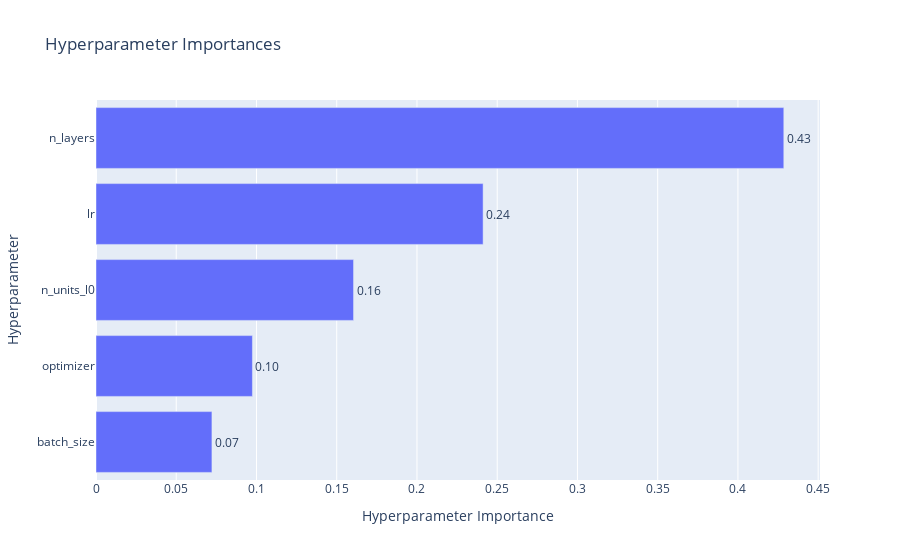
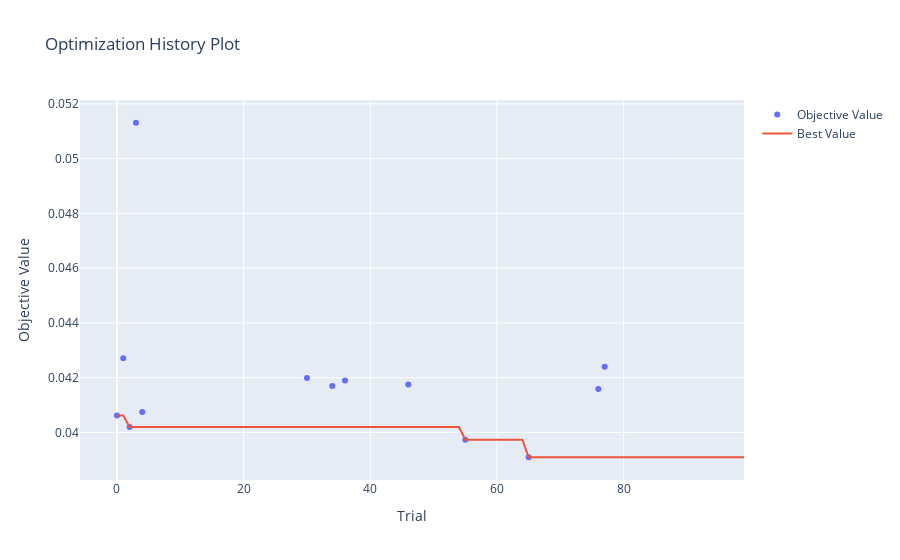
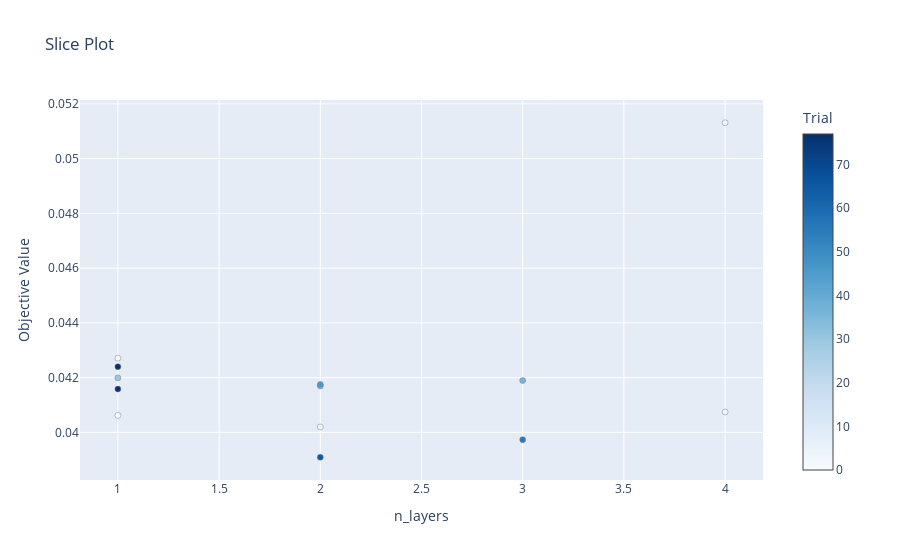

These figures' notebook cell, in order:
### Code cell
optuna.visualization.plot_param_importances(study).show()
optuna.visualization.plot_optimization_history(study).show()
optuna.visualization.plot_slice(study, params = ['n_layers']).show()

### Figure 1 — Plotly figure (JSON) as saved in the notebook; plotly's stock layout.template omitted (floating-point values rounded to 4 significant figures)
{"data": [{"cliponaxis": false, "hovertemplate": ["batch_size (IntDistribution): 0.0722399425192793<extra></extra>", "optimizer (CategoricalDistribution): 0.09747683836550357<extra></extra>", "n_units_l0 (IntDistribution): 0.16048478856517615<extra></extra>", "lr (FloatDistribution): 0.24121764637485052<extra></extra>", "n_layers (IntDistribution): 0.42858078417519035<extra></extra>"], "name": "Objective Value", "orientation": "h", "text": ["0.07", "0.10", "0.16", "0.24", "0.43"], "textposition": "outside", "type": "bar", "x": [0.07224, 0.09748, 0.1605, 0.2412, 0.4286], "y": ["batch_size", "optimizer", "n_units_l0", "lr", "n_layers"]}], "layout": {"title": {"text": "Hyperparameter Importances"}, "xaxis": {"title": {"text": "Hyperparameter Importance"}}, "yaxis": {"title": {"text": "Hyperparameter"}}}}

### Figure 2 — Plotly figure (JSON) as saved in the notebook; plotly's stock layout.template omitted (floating-point values rounded to 4 significant figures)
{"data": [{"mode": "markers", "name": "Objective Value", "type": "scatter", "x": [0, 1, 2, 3, 4, 30, 34, 36, 46, 55, 65, 76, 77], "y": [0.04062, 0.04271, 0.0402, 0.05131, 0.04075, 0.04199, 0.0417, 0.04189, 0.04175, 0.03973, 0.03909, 0.04158, 0.0424]}, {"mode": "lines", "name": "Best Value", "type": "scatter", "x": [0, 1, 2, 3, 4, 5, 6, 7, 8, 9, 10, 11, 12, 13, 14, 15, 16, 17, 18, 19, 20, 21, 22, 23, 24, 25, 26, 27, 28, 29, 30, 31, 32, 33, 34, 35, 36, 37, 38, 39, 40, 41, 42, 43, 44, 45, 46, 47, 48, 49, 50, 51, 52, 53, 54, 55, 56, 57, 58, 59, 60, 61, 62, 63, 64, 65, 66, 67, 68, 69, 70, 71, 72, 73, 74, 75, 76, 77, 78, 79, 80, 81, 82, 83, 84, 85, 86, 87, 88, 89, 90, 91, 92, 93, 94, 95, 96, 97, 98, 99], "y": [0.04062, 0.04062, 0.0402, 0.0402, 0.0402, 0.0402, 0.0402, 0.0402, 0.0402, 0.0402, 0.0402, 0.0402, 0.0402, 0.0402, 0.0402, 0.0402, 0.0402, 0.0402, 0.0402, 0.0402, 0.0402, 0.0402, 0.0402, 0.0402, 0.0402, 0.0402, 0.0402, 0.0402, 0.0402, 0.0402, 0.0402, 0.0402, 0.0402, 0.0402, 0.0402, 0.0402, 0.0402, 0.0402, 0.0402, 0.0402, 0.0402, 0.0402, 0.0402, 0.0402, 0.0402, 0.0402, 0.0402, 0.0402, 0.0402, 0.0402, 0.0402, 0.0402, 0.0402, 0.0402, 0.0402, 0.03973, 0.03973, 0.03973, 0.03973, 0.03973, 0.03973, 0.03973, 0.03973, 0.03973, 0.03973, 0.03909, 0.03909, 0.03909, 0.03909, 0.03909, 0.03909, 0.03909, 0.03909, 0.03909, 0.03909, 0.03909, 0.03909, 0.03909, 0.03909, 0.03909, 0.03909, 0.03909, 0.03909, 0.03909, 0.03909, 0.03909, 0.03909, 0.03909, 0.03909, 0.03909, 0.03909, 0.03909, 0.03909, 0.03909, 0.03909, 0.03909, 0.03909, 0.03909, 0.03909, 0.03909]}, {"marker": {"color": "#cccccc"}, "mode": "markers", "name": "Infeasible Trial", "showlegend": false, "type": "scatter", "x": [], "y": []}], "layout": {"title": {"text": "Optimization History Plot"}, "xaxis": {"title": {"text": "Trial"}}, "yaxis": {"title": {"text": "Objective Value"}}}}

### Figure 3 — Plotly figure (JSON) as saved in the notebook; plotly's stock layout.template omitted (floating-point values rounded to 4 significant figures)
{"data": [{"marker": {"color": [0, 1, 2, 3, 4, 30, 34, 36, 46, 55, 65, 76, 77], "colorbar": {"title": {"text": "Trial"}, "x": 1, "xpad": 40}, "colorscale": [[0, "rgb(247,251,255)"], [0.125, "rgb(222,235,247)"], [0.25, "rgb(198,219,239)"], [0.375, "rgb(158,202,225)"], [0.5, "rgb(107,174,214)"], [0.625, "rgb(66,146,198)"], [0.75, "rgb(33,113,181)"], [0.875, "rgb(8,81,156)"], [1, "rgb(8,48,107)"]], "line": {"color": "Grey", "width": 0.5}}, "mode": "markers", "name": "Feasible Trial", "showlegend": false, "type": "scatter", "x": [1, 1, 2, 4, 4, 1, 2, 3, 2, 3, 2, 1, 1], "y": [0.04062, 0.04271, 0.0402, 0.05131, 0.04075, 0.04199, 0.0417, 0.04189, 0.04175, 0.03973, 0.03909, 0.04158, 0.0424]}], "layout": {"title": {"text": "Slice Plot"}, "xaxis": {"title": {"text": "n_layers"}}, "yaxis": {"title": {"text": "Objective Value"}}}}
